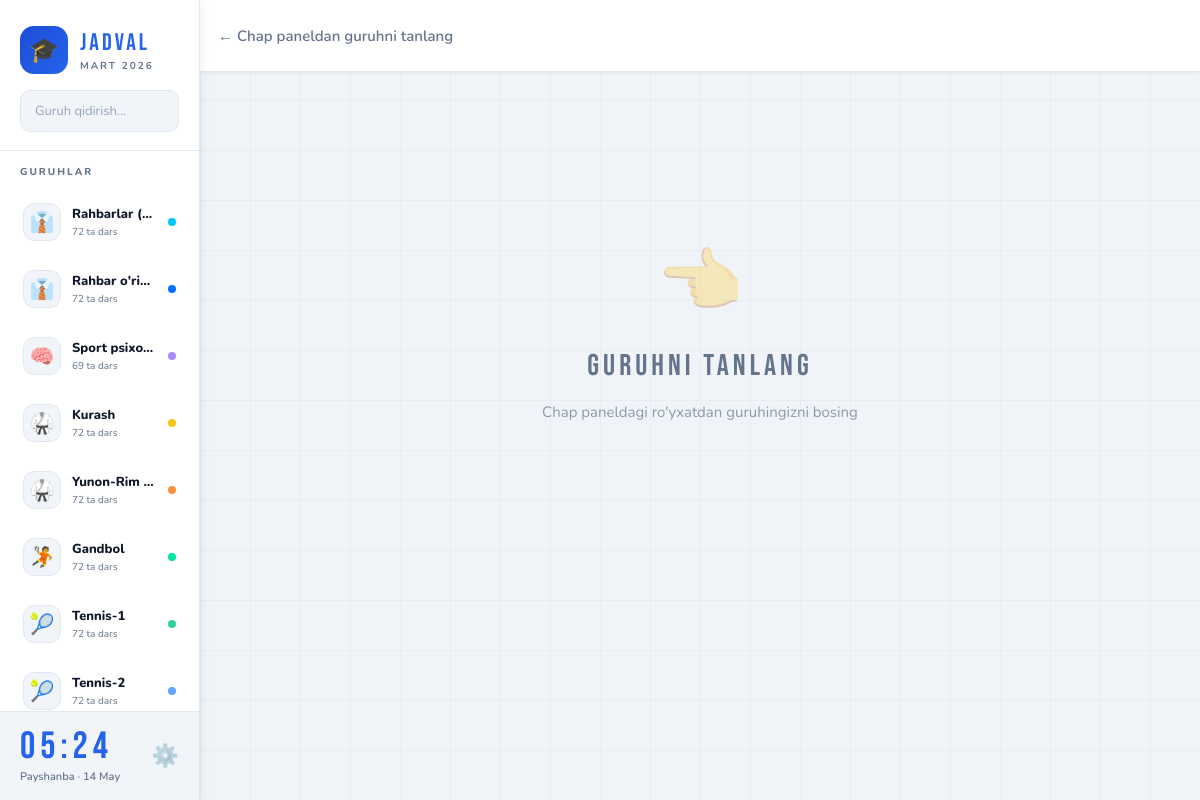
Page /kiosk/ on the committed database.
### jadval/models.py (models this page shows, shortened)
class Guruh(models.Model):
    nom = models.CharField(max_length=200, verbose_name="Guruh nomi")
    rang = models.CharField(max_length=7, default='#00c6ff', verbose_name="Rang (hex)")
    ikonka = models.CharField(max_length=10, default='🎓', verbose_name="Ikonka")
    ikonka_rasm = models.ImageField(upload_to='ikonkalar/', blank=True, null=True, verbose_name="Ikonka rasmi (ixtiyoriy)")
    tartib = models.IntegerField(default=0, verbose_name="Tartib")
    yaratilgan = models.DateTimeField(auto_now_add=True)
    class Meta:
        ordering = ['tartib', 'nom']
        verbose_name = "Guruh"
        verbose_name_plural = "Guruhlar"

### jadval/views.py (the view, shortened to what this page needs)
# urls.py: path('kiosk/', views.kiosk_home, name='kiosk_home'),
def kiosk_home(request):
    guruhlar = Guruh.objects.all()
    selected_guruh = None
    week_schedule = []
    today_lessons = []
    weeks = []
    selected_week = None
    today = date.today()
    view_mode = request.GET.get('mode', 'haftalik')  # 'haftalik' | 'kunlik'
    guruh_id = request.GET.get('guruh')
    today_kun = ['Dushanba','Seshanba','Chorshanba','Payshanba','Juma','Shanba','Yakshanba'][today.weekday()]
    return render(request, 'jadval/kiosk.html', {
        'guruhlar': guruhlar,
        'selected_guruh': selected_guruh,
        'week_schedule': week_schedule,
        'today_lessons': today_lessons,
        'weeks': weeks,
        'selected_week': selected_week,
        'today': today,
        'today_kun': today_kun,
        'view_mode': view_mode,
    })

### templates/jadval/kiosk.html (shortened to what this page needs)
<!DOCTYPE html>
<html lang="uz">
<head>
</head>
<body>
<div class="layout">
  <aside class="sidebar" id="sidebar">
    <div class="sb-logo">
      <div class="sb-logo-row">
        <div class="sb-logo-box">🎓</div>
        <div>
          <div class="sb-app-name">JADVAL</div>
          <div class="sb-app-sub">Mart 2026</div>
        </div>
      </div>
      <input class="sb-search" type="text" id="sbSearch"
             placeholder="Guruh qidirish..." oninput="filterGroups()">
    </div>
    <div class="sb-list-label">GURUHLAR</div>
    <div class="sb-list" id="sbList">
      {% for g in guruhlar %}
      <a href="?guruh={{ g.id }}&mode={{ view_mode }}{% if selected_week %}&hafta={{ selected_week|date:'Y-m-d' }}{% endif %}"
         class="sb-item {% if selected_guruh.id == g.id %}active{% endif %}"
         data-name="{{ g.nom|lower }}">
        <div class="sb-ikon">
          {% if g.ikonka_rasm %}<img src="{{ g.ikonka_rasm.url }}" alt="">
          {% else %}{{ g.ikonka }}{% endif %}
        </div>
        <div class="sb-info">
          <div class="sb-name">{{ g.nom }}</div>
          <div class="sb-cnt">{{ g.darslar.count }} ta dars</div>
        </div>
        <div class="sb-dot" style="background:{{ g.rang }};color:{{ g.rang }}"></div>
      </a>
      {% empty %}
      <div style="padding:20px 14px;text-align:center;color:#64748b;font-size:11px;line-height:1.7;">
        Guruhlar yo'q.<br>Admin panelda yarating.
      </div>
      {% endfor %}
    </div>
    <div class="sb-bottom">
      <div>
        <div class="sb-time" id="clock">--:--</div>
        <div class="sb-date" id="cdate"></div>
      </div>
      <a href="/admin-panel/" class="sb-admin-link" title="Admin panel">⚙️</a>
    </div>
  </aside>
  <div class="right">
    <div class="topbar">
      <div class="tb-left">
        {% if selected_guruh %}
        <div class="tb-badge">
          <div class="tb-ikon">
            {% if selected_guruh.ikonka_rasm %}<img src="{{ selected_guruh.ikonka_rasm.url }}" alt="">
            {% else %}{{ selected_guruh.ikonka }}{% endif %}
          </div>
          {{ selected_guruh.nom }}
        </div>
        <div class="tb-title">
          {% if view_mode == 'kunlik' %}BUGUNGI DARSLAR{% else %}HAFTALIK JADVAL{% endif %}
        </div>
        {% else %}
        <div class="tb-hint">← Chap paneldan guruhni tanlang</div>
        {% endif %}
      </div>
    </div>
    <div class="content">
      {% if not selected_guruh %}
      <div class="empty-st">
        <div class="empty-ico">👈</div>
        <div class="empty-ttl">Guruhni tanlang</div>
        <div class="empty-sub">Chap paneldagi ro'yxatdan guruhingizni bosing</div>
      </div>
      {% endif %}
    </div>
  </div>
</div>
</body>
</html>

### rows in the picture
Guruh: ikonka "👔", nom "Rahbarlar (…", darslar.count "72"
Guruh: ikonka "👔", nom "Rahbar o'ri…", darslar.count "72"
Guruh: ikonka "🧠", nom "Sport psixo…", darslar.count "69"
Guruh: ikonka "🥋", nom "Kurash", darslar.count "72"
Guruh: ikonka "🥋", nom "Yunon-Rim…", darslar.count "72"
Guruh: ikonka "🤾", nom "Gandbol", darslar.count "72"
Guruh: ikonka "🎾", nom "Tennis-1", darslar.count "72"
Guruh: ikonka "🎾", nom "Tennis-2", darslar.count "72"
